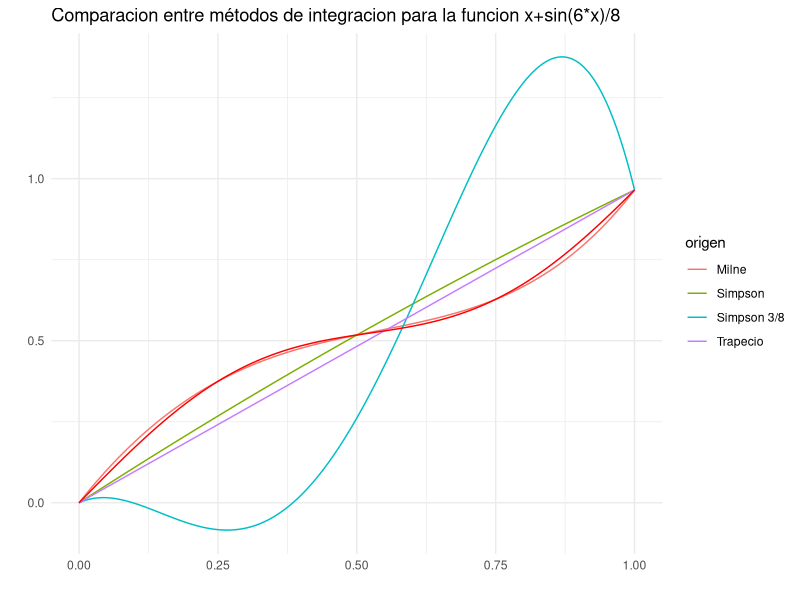
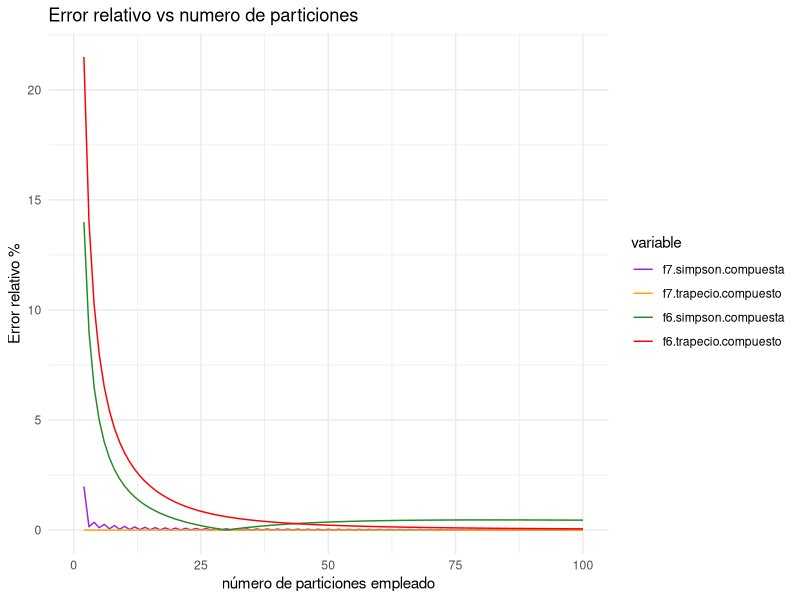
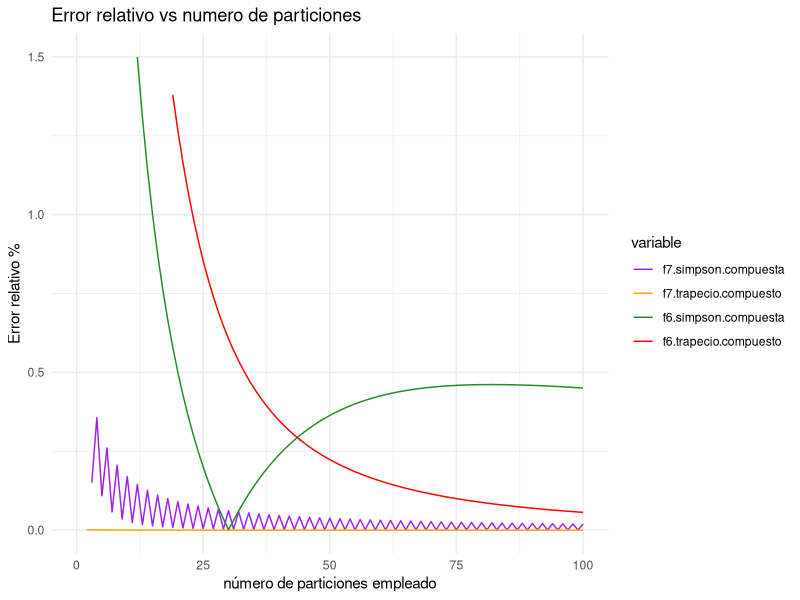
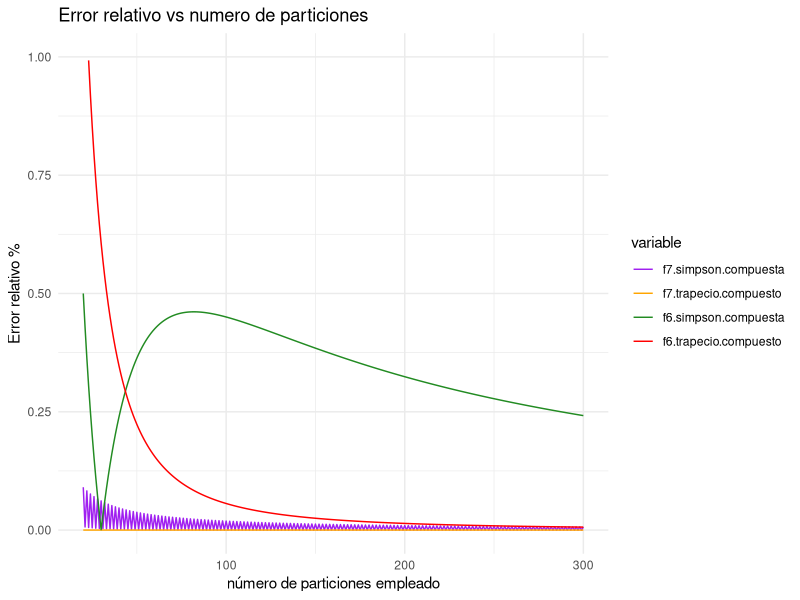
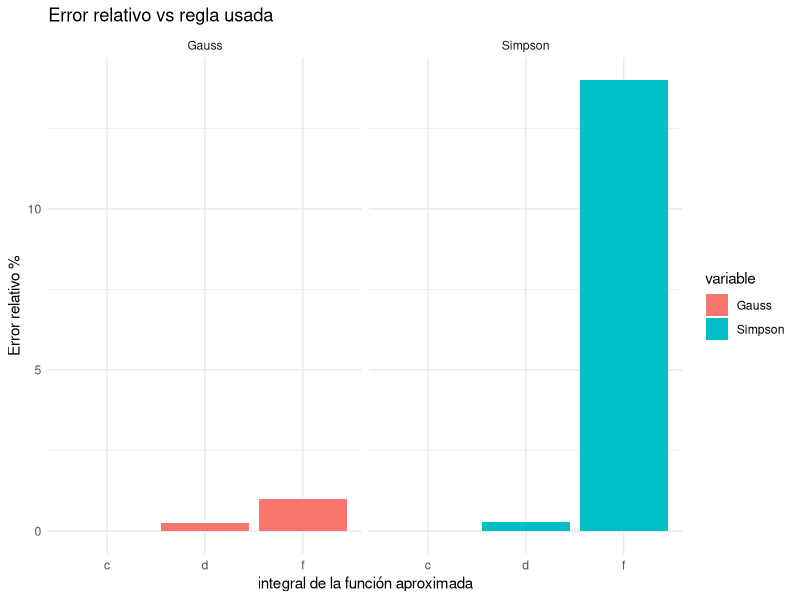
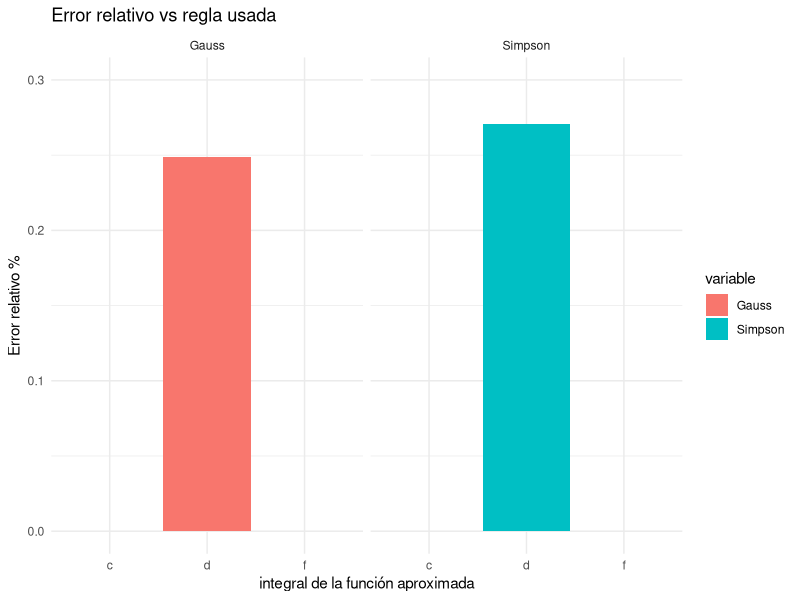

Write the R code that produced these figures, in order.
## ---- chunk 1
knitr::opts_chunk$set(echo = TRUE, cache = TRUE)
## ---- chunk 2
f <- function(x)
{
    #construyo la funcion que se quiere integrar 
  return(sin(x))
}
integra.punto.medio.compuesta <- function(f, a, b, n)
{
  # f (funcion): funcion que se desea integrar
  # a (numeric): limite inferior del intervalo a integrar
  # b (numeric): limite superior del intervalo a integrar
  # n (numeric): numero de puntos a evaluar 
  m <- n  
  h <- (b-a)/m
  alturas  <- f(a + (1:m)*h - h/2)
  integral <- h*sum(alturas)
  return(integral)
}
integra.punto.medio <- function(f, a, b)
{
  # f (funcion): funcion que se desea integrar
  # a (numeric): limite inferior del intervalo a integrar
  # b (numeric): limite superior del intervalo a integrar
  # n (numeric): numero de puntos a evaluar 
  integral <- (b-a)*f((a+b)/2)
  return(integral)
}

## ---- chunk 3
integra.punto.medio(f, -1,10)
integra.punto.medio.compuesta(f, -1,10,1000)
integrate(f, -1, 10 )
## ---- chunk 4
integra.trapecio.compuesta <- function(f, a, b, n)
{
  # f (funcion): funcion que se desea integrar
  # a (numeric): limite inferior del intervalo a integrar
  # b (numeric): limite superior del intervalo a integrar
  # n (numeric): numero de puntos a evaluar 
  m <- n  
  h <- (b-a)/m
  alturas <- (.5)*(f(a)+f(b))+sum( f(a+1:(m-1)*h))
  integral <- h*alturas
  return(integral)
}
integra.trapecio <- function(f, a, b)
{
  # f (funcion): funcion que se desea integrar
  # a (numeric): limite inferior del intervalo a integrar
  # b (numeric): limite superior del intervalo a integrar
  integral <- ((b-a)/2)*(f(a)+f(b))
  return(integral)
}
## ---- chunk 5
integra.trapecio(f, -1,10)
integra.trapecio.compuesta(f, -1,10, 1000)
integrate(f, -1, 10 )
## ---- chunk 6
integra.Simpson.compuesta <- function(f, a, b, n)
{
  # f (funcion): funcion que se desea integrar
  # a (numeric): limite inferior del intervalo a integrar
  # b (numeric): limite superior del intervalo a integrar
  # n (numeric): numero de puntos a evaluar 
  m <- n  
  h <- (b-a)/m
  pares <- a + (1:(m/2))*2*h
  impares <- a + (1:((m/2)-1)*2 + 1)*h
  alturas  <- f(a) + 4*sum(f(pares)) + 2*sum(f(impares)) + f(b)
  integral <- h*alturas/3
  return(integral)
}
integra.Simpson <- function(f, a, b)
{
  # f (funcion): funcion que se desea integrar
  # a (numeric): limite inferior del intervalo a integrar
  # b (numeric): limite superior del intervalo a integrar
  integral <- ((b-a)/6)*(f(a)+4*f((a+b)/2)+f(b))
  return(integral)
}

## ---- chunk 7
integra.Simpson(f, -1,10)
integra.Simpson.compuesta(f, -1,10, 50000)
integrate(f, -1, 10 )
## ---- chunk 8
integra.Simpson38.compuesta <- function(f, a, b, n)
{
  # f (funcion): funcion que se desea integrar
  # a (numeric): limite inferior del intervalo a integrar
  # b (numeric): limite superior del intervalo a integrar
  # n (numeric): numero de puntos a evaluar 
  m <- n  
  h <- (b-a)/m
  tres <- a + 1:(m/3)*3*h
  t <- 1:(m-1)
  todos <- a + t[-(1:(m/3)*3)]*h
  alturas  <- f(a) + 3*sum(f(todos)) + 2*sum(f(tres)) + f(b)
  integral <- (3/8)*h*alturas
  return(integral)
}
integra.Simpson38 <- function(f, a, b)
{
  # f (funcion): funcion que se desea integrar
  # a (numeric): limite inferior del intervalo a integrar
  # b (numeric): limite superior del intervalo a integrar
  integral <- ((b-a)/8)*(f(a)+3*f((2*a+b)/3)+3*f((a+2*b)/3)+f(b))
  return(integral)
}

## ---- chunk 9
integra.Simpson38(f, -1,10)
integra.Simpson38.compuesta(f, -1,10, 100000)
integrate(f, -1, 10 )
## ---- chunk 10
integra.Milne.compuesta <- function(f, a, b, n)
{
  # f (funcion): funcion que se desea integrar
  # a (numeric): limite inferior del intervalo a integrar
  # b (numeric): limite superior del intervalo a integrar
  # n (numeric): numero de puntos a evaluar 
  m <- n  
  h <- (b-a)/m
  tres <- a + seq(1,m-1,2)*h
  dos <- a + (2+0:(m/4-1)*4)*h
  cuatros <- a + ((1:(m/4-1))*4)*h
  alturas  <- 7*(f(a)+f(b)) + 32*sum(f(tres)) + 12*sum(f(dos)) + 14*sum(f(cuatros))
  integral <- (2/45)*h*alturas
  return(integral)
}
integra.Milne <- function(f, a, b)
{
  # f (funcion): funcion que se desea integrar
  # a (numeric): limite inferior del intervalo a integrar
  # b (numeric): limite superior del intervalo a integrar
  integral <- ((b-a)/90)*(7*f(a)+32*f(a+(b-a)/4)+12*f(a+(b-a)/2)+32*f(a+3*(b-a)/4)+7*f(b))
  return(integral)
}

## ---- chunk 11
integra.Milne(f, -1,10)
integra.Milne.compuesta(f, -1,10, 100)
integrate(f, -1, 10 )
## ---- chunk 12
f1 <- function(x)
{
  return(3*x-4)
}
abs(20-integra.Simpson(f1, 1, 5 ))/20
abs(20-integra.Simpson38(f1, 1, 5))/20
(20-integra.Milne(f1, 1, 5))/20
## ---- chunk 13
f2 <- function(x)
{
  return(x**2-2*x+3)
}
abs(15-integra.Simpson(f2, -2, 1 ))/15
abs(15-integra.Simpson38(f2, -2, 1))/15
(15-integra.Milne(f2, -2, 1))/15
## ---- chunk 14
f3 <- function(x)
{
  return(x^3-5*x^2+2*x)
}
abs((1286/3)-integra.Simpson(f3, 7, 9 ))/(1286/3)
abs((1283/3)-integra.Simpson38(f3, 7, 9 ))/(1286/3)
abs((1286/3)-integra.Milne(f3, 7, 9 ))/(1286/3)
## ---- chunk 15
f4 <- function(x)
{
  return(2*x**4-x**2+7+3)
}
abs((362/15)-integra.Simpson(f4, 0, 2 ))/(362/15)
abs((362/15)-integra.Simpson38(f4, 0, 2))/(362/15)
abs((362/15)-integra.Milne(f4, 0, 2))/(362/15)
## ---- chunk 16
f5 <- function(x)
{
  return(sin(pi*x))
}
abs((2/pi)-integra.Simpson(f5, 0, 3 ))/(2/pi)
abs((2/pi)-integra.Simpson38(f5, 0, 3))/(2/pi)
abs((2/pi)-integra.Milne(f5, 0, 3))/(2/pi)
## ---- chunk 17
f6 <- function(x)
{
  return(6*(x+1)*exp(-3*(x+1)^2))
}
abs((0.0497871)-integra.Simpson(f6, 0, 15 ))/(0.0497871)
abs((0.0497871)-integra.Simpson38(f6, 0, 15))/(0.0497871)
abs((0.0497871)-integra.Milne(f6, 0, 15))/(0.0497871)
## ---- chunk 18
f7 <- function(x)
{
  return(x+sin(6*x)/8  )
}
abs((0.50083)-integra.Simpson(f7, 0, 1 ))/(0.50083)
abs((0.50083)-integra.Simpson38(f7, 0, 1))/(0.50083)
abs((0.50083)-integra.Milne(f7, 0, 1))/(0.50083)
abs((0.50083)-integra.trapecio(f7, 0, 1))/(0.50083)
## ---- chunk 19
a <- 0
b <- 1
n <- 1000
m <- 4
h <- (b-a)/m
x <- seq(a,b, length=n)
trapecio <- data.frame( y=f7(a)*(1-x) + f7(b)*x)
trapecio$origen <- 'Trapecio'
simpson <-data.frame(y = f7(a)*((2)*x**2-(3)*x+1)+f7(1/2)*(-(4)*x**2+4*x)+
  f7(1)*((2)*x**2-x))
simpson$origen <- 'Simpson'
simpson38 <-  data.frame(y=f7(0)*(64*x^4 - 128*x^3 + 76*x^2 -12*x) +
  f7(1/3)*(-(128/3)*x**4 +(224/3)*x**3 -(112/3)*x**2 +(16/3)*x)+
  f7(2/3)*(-(27/2)*(x**3)  + 18*(x**2) -(9/2)*x)+
  f7(1)*((9/2)*(x**3) -(9/2)*((x**2)) +x))
simpson38$origen <- 'Simpson 3/8'
milne <- data.frame(y = f7(0)*((32/3)*x**4-(80/3)*x**3 -(70/3)*(x**2) -(25/3)*x +1) +
  f7(1/4)*(-(128/3)*x**4+96*x**3 -(208/3)*x**2 + 16*x) +
 +f7(1/2)*(64*x**4- 128*x**3 + 76*x**2 -12*x)+
f7(3/4)*(-(128/3)*x**4+ (224/3)*x**3 -(112/3)*x**2+ (16/3)*x )+
+f7(1)*((32/3)*x**4 -16*x**3 +(22/3)*x**2 -x))
milne$origen <- 'Milne'
data <- rbind(trapecio, simpson, simpson38, milne)
data$x <- x
library(ggplot2)
ggplot(data, aes(x=x, y=y, color=origen))+geom_line() +stat_function(fun = f7, colour ='red')+
  ggtitle("Comparacion entre métodos de integracion para la funcion x+sin(6*x)/8")+xlab('')+
  ylab('') +theme_minimal()
## ---- chunk 20
particiones <- data.frame(n = 2:300)
particiones$f7.simpson.compuesta <- mapply(FUN = function(x){
                  abs((0.50083)-integra.Simpson.compuesta(f7, 0, 1,  x))/(0.50083) 
                                  },particiones$n) 
particiones$f7.trapecio.compuesto<- mapply(FUN=function(x){
                 abs((0.50083)-integra.trapecio.compuesta(f7, 0, 1, x))/(0.50083)},
                 particiones$n)
particiones$f6.simpson.compuesta <- mapply(FUN = function(x){
                  abs((0.0497871)-integra.Simpson.compuesta(f6, 0, 15,  x))/(0.0497871) 
                                  },particiones$n) 
particiones$f6.trapecio.compuesto<- mapply(FUN=function(x){
                 abs((0.0497871)-integra.trapecio.compuesta(f6, 0, 15, x))/(0.0497871)},
                 particiones$n)
## ---- chunk 21
library(reshape)
vis <- melt(particiones, id = 'n')
ggplot(vis, aes(x=n, y = value, color = variable)) + geom_line() +
  theme_minimal() + ylab('Error relativo %') + xlab('número de particiones empleado') +
  ggtitle('Error relativo vs numero de particiones') + xlim(c(0, 100))+
  scale_color_manual(values=c('purple','orange',
                                    'forestgreen', 'red')) 
## ---- chunk 22
ggplot(vis, aes(x=n, y = value, color = variable)) + geom_line() +
  theme_minimal() + ylab('Error relativo %') + xlab('número de particiones empleado') +
  ggtitle('Error relativo vs numero de particiones') + ylim(c(0,1.5)) +xlim(c(0, 100))+
 scale_color_manual(values=c('purple','orange',
                                    'forestgreen', 'red')) 
## ---- chunk 23
ggplot(vis, aes(x=n, y = value, color = variable)) + geom_line() +
  theme_minimal() + ylab('Error relativo %') + xlab('número de particiones empleado') +
  ggtitle('Error relativo vs numero de particiones') + ylim(c(0,1)) +xlim(c(20, 300))+
 scale_color_manual(values=c('purple','orange',
                                    'forestgreen', 'red')) 
## ---- chunk 24
integra.Gauss.3 <- function(f, a, b)
{
  #f (function): funcion a integrar
  # a (numeric): limite inferior del intervalo a evaluar
  # b (numeric): limite superior del intervalo a evaluar
  w <- c(5/9, 8/9, 5/9) #pesos magicos calculados por gausz
  x <- c(-sqrt(3/5), 0, sqrt(3/5)) #nodos magicos calculados por Gausz
  eval <- (b-a)*x/2 + (a+b)/2
  eval.f <- f(eval)
  integral <- ((b-a)/2)*sum(w*eval.f)
  return(integral)
}
## ---- chunk 25
contraste <- data.frame(funcion = c('c', 'd', 'f' ))
contraste$Gauss <- abs(1286/3 - integra.Gauss.3(f3, 7, 9  ))/(1286/3)
contraste$Gauss[2] <- abs(362/15 - integra.Gauss.3(f4, 0, 2  ))/(362/15) 
contraste$Gauss[3] <- abs(0.0497871 - integra.Gauss.3(f6, 0, 15  ))/(0.0497871) 
contraste$Simpson <- abs(1286/3 - integra.Simpson(f3, 7, 9  ))/(1286/3)
contraste$Simpson[2] <- abs(362/15 - integra.Simpson(f4, 0, 2  ))/(362/15) 
contraste$Simpson[3] <- abs(0.0497871 - integra.Simpson(f6, 0, 15  ))/(0.0497871) 
vis <- melt(contraste, id = 'funcion')
ggplot(vis, aes(x=factor(funcion), fill = variable)) + geom_bar(aes(weight = as.numeric(value))) +
  facet_grid(~variable)+ theme_minimal() + ylab('Error relativo %') + 
  xlab('integral de la función aproximada')+ 
  ggtitle('Error relativo vs regla usada') 
## ---- chunk 26
ggplot(vis, aes(x=factor(funcion), fill = variable)) + geom_bar(aes(weight = as.numeric(value))) +
  facet_grid(~variable)+ theme_minimal() + ylab('Error relativo %') + 
  xlab('integral de la función aproximada')+ ylim(0,.3) +
  ggtitle('Error relativo vs regla usada') 
